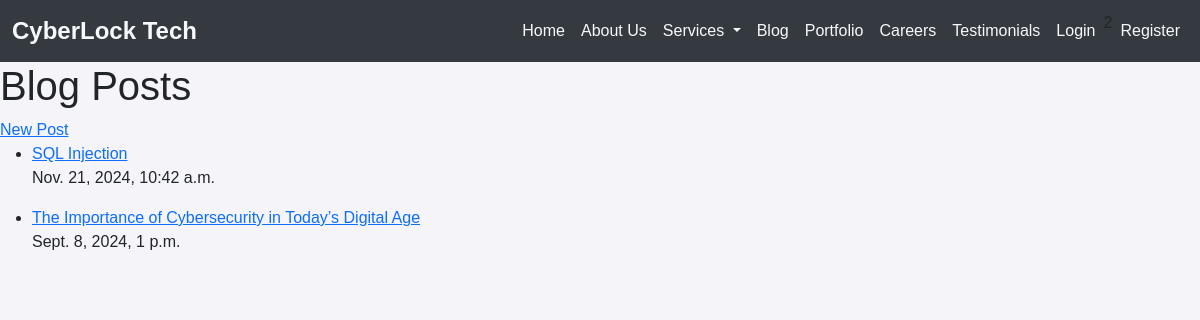
The app's page /posts/, older data.
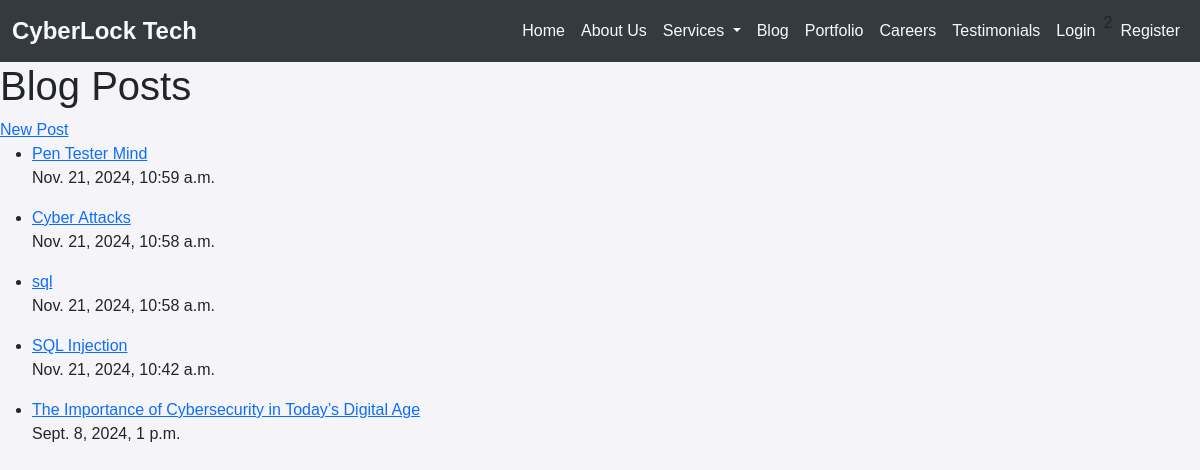
The same page, newer data.
### coreapp/models.py (models this page shows, shortened)
class BlogPost(models.Model):
    author = models.ForeignKey(User, on_delete=models.CASCADE)
    title = models.CharField(max_length=200)
    content = models.TextField()
    image = models.ImageField(upload_to='blog_images/', blank=True)
    published_date = models.DateTimeField(auto_now_add=True)
    updated_date = models.DateTimeField(auto_now=True)
    tags = models.CharField(max_length=100, blank=True)
    slug = models.SlugField(unique=True, max_length=200, blank=True)
    class Meta:
        ordering = ['-published_date']
        permissions = [
            ("can_create_post", "Can create blog post"),
            ("can_update_post", "Can update blog post"),
            ("can_delete_post", "Can delete blog post"),
        ]

### coreapp/views.py (the view)
# urls.py: path('posts/', views.blog_post_list, name='blog_post_list'),
def blog_post_list(request):
    posts = BlogPost.objects.all().order_by('-published_date')
    return render(request, 'blog_post_list.html', {'posts': posts})

### templates/blog_post_list.html (shortened to what this page needs)
{% load static %}
{% include 'base.html' %}
<!DOCTYPE html>
<html lang="en">
<head>
</head>
<body>
    <h1>Blog Posts</h1>
    <a href="{% url 'blog_post_create' %}">New Post</a>
    <ul>
        {% for post in posts %}
        <li>
            <a href="{% url 'blog_post_detail' pk=post.pk %}">{{ post.title }}</a>
            <p>{{ post.published_date }}</p>
        </li>
        {% endfor %}
    </ul>
</body>
</html>

### templates/base.html (shortened to what this page needs)
{% load static %}
<!DOCTYPE html>
<html lang="en">
<head>
    <link href="https://cdn.jsdelivr.net/npm/bootstrap@5.3.0-alpha1/dist/css/bootstrap.min.css" rel="stylesheet">
    <link rel="stylesheet" href="{% static 'css/base.css' %}">
</head>
<body>
    <nav class="navbar navbar-expand-lg navbar-light bg-light">
        <div class="container-fluid">
            <a class="navbar-brand" href="{% url 'home' %}">CyberLock Tech</a>
            <div class="collapse navbar-collapse" id="navbarNav">
                <ul class="navbar-nav ms-auto">
                    <li class="nav-item">
                        <a class="nav-link" href="{% url 'home' %}">Home</a>
                    </li>
                    <li class="nav-item">
                        <a class="nav-link" href="{% url 'about' %}">About Us</a>
                    </li>
                    <li class="nav-item dropdown">
                        <a class="nav-link dropdown-toggle" href="#" id="servicesDropdown" role="button" data-bs-toggle="dropdown" aria-expanded="false">
                            Services
                        </a>
                    </li>
                    <li class="nav-item">
                        <a class="nav-link" href="{% url 'blog_list' %}">Blog</a>
                    </li>
                    <li class="nav-item">
                        <a class="nav-link" href="{% url 'portfolio' %}">Portfolio</a>
                    </li>
                    <li class="nav-item">
                        <a class="nav-link" href="{% url 'job_list' %}">Careers</a>
                    </li>
                    <li class="nav-item">
                        <a class="nav-link" href="{% url 'testimonial_list' %}">Testimonials</a>
                    </li>
                    {% if user.is_authenticated %}
                    <li class="nav-item">
                        <a class="nav-link" href="{% url 'contact_form' %}">Contact Us</a>
                    <li class="nav-item">
                        <a class="nav-link" href="{% url 'user_profile' %}">Profile</a>
                    </li>
                    <li class="name-item">
                        <a class="nav-link" href="{% url 'user_logout' %}">Logout</a>
                    </li>
2
                    {% else %}
                    <li class="nav-item">
                        <a class="nav-link" href="{% url 'user_login' %}">Login</a>
                    </li>2
                    <li class="nav-item">
                        <a class="nav-link" href="{% url 'user_register' %}">Register</a>
                    </li>
                    {% endif %}
                </ul>
            </div>
        </div>
    </nav>
</body>
</html>

### static/css/base.css (style rules this page uses)
.navbar { background-color: #343a40 !important; }
.navbar-brand, .nav-link { color: #f8f9fa !important; }
.navbar-brand { font-weight: bold; font-size: 1.5rem; }
body { font-family: 'Arial', sans-serif; background-color: #f4f4f9; }

Row changes from the older to the newer data that the page shows:
added BlogPost: title "Pen Tester Mind", published_date "Nov. 21, 2024, 10:59 a.m."
added BlogPost: title "Cyber Attacks", published_date "Nov. 21, 2024, 10:58 a.m."
added BlogPost: title "sql", published_date "Nov. 21, 2024, 10:58 a.m."
